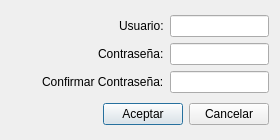
<?xml version="1.0" encoding="UTF-8"?>
<ui version="4.0">
 <class>QRegisterDialog</class>
 <widget class="QDialog" name="QRegisterDialog">
  <property name="geometry">
   <rect>
    <x>0</x>
    <y>0</y>
    <width>280</width>
    <height>140</height>
   </rect>
  </property>
  <property name="minimumSize">
   <size>
    <width>280</width>
    <height>140</height>
   </size>
  </property>
  <property name="maximumSize">
   <size>
    <width>280</width>
    <height>140</height>
   </size>
  </property>
  <property name="windowTitle">
   <string>QtParkingPOS - Registro de Usuario</string>
  </property>
  <layout class="QVBoxLayout" name="verticalLayout_3">
   <item>
    <layout class="QHBoxLayout" name="horizontalLayout_4">
     <item>
      <layout class="QVBoxLayout" name="verticalLayout">
       <item>
        <layout class="QHBoxLayout" name="horizontalLayout">
         <item>
          <spacer name="horizontalSpacer">
           <property name="orientation">
            <enum>Qt::Horizontal</enum>
           </property>
           <property name="sizeHint" stdset="0">
            <size>
             <width>40</width>
             <height>20</height>
            </size>
           </property>
          </spacer>
         </item>
         <item>
          <widget class="QLabel" name="label">
           <property name="text">
            <string>Usuario:</string>
           </property>
          </widget>
         </item>
        </layout>
       </item>
       <item>
        <layout class="QHBoxLayout" name="horizontalLayout_2">
         <item>
          <spacer name="horizontalSpacer_2">
           <property name="orientation">
            <enum>Qt::Horizontal</enum>
           </property>
           <property name="sizeHint" stdset="0">
            <size>
             <width>40</width>
             <height>20</height>
            </size>
           </property>
          </spacer>
         </item>
         <item>
          <widget class="QLabel" name="label_2">
           <property name="text">
            <string>Contraseña:</string>
           </property>
          </widget>
         </item>
        </layout>
       </item>
       <item>
        <layout class="QHBoxLayout" name="horizontalLayout_3">
         <item>
          <spacer name="horizontalSpacer_3">
           <property name="orientation">
            <enum>Qt::Horizontal</enum>
           </property>
           <property name="sizeHint" stdset="0">
            <size>
             <width>40</width>
             <height>20</height>
            </size>
           </property>
          </spacer>
         </item>
         <item>
          <widget class="QLabel" name="label_3">
           <property name="text">
            <string>Confirmar Contraseña:</string>
           </property>
          </widget>
         </item>
        </layout>
       </item>
      </layout>
     </item>
     <item>
      <layout class="QVBoxLayout" name="verticalLayout_2">
       <item>
        <widget class="QLineEdit" name="userLEdit"/>
       </item>
       <item>
        <widget class="QLineEdit" name="passLEdit">
         <property name="maxLength">
          <number>8</number>
         </property>
         <property name="echoMode">
          <enum>QLineEdit::Password</enum>
         </property>
        </widget>
       </item>
       <item>
        <widget class="QLineEdit" name="passConLEdit">
         <property name="maxLength">
          <number>8</number>
         </property>
         <property name="echoMode">
          <enum>QLineEdit::Password</enum>
         </property>
        </widget>
       </item>
      </layout>
     </item>
    </layout>
   </item>
   <item>
    <layout class="QHBoxLayout" name="horizontalLayout_5">
     <item>
      <spacer name="horizontalSpacer_4">
       <property name="orientation">
        <enum>Qt::Horizontal</enum>
       </property>
       <property name="sizeHint" stdset="0">
        <size>
         <width>40</width>
         <height>20</height>
        </size>
       </property>
      </spacer>
     </item>
     <item>
      <widget class="QPushButton" name="aceptarPButton">
       <property name="text">
        <string>Aceptar</string>
       </property>
      </widget>
     </item>
     <item>
      <widget class="QPushButton" name="cancelarPButton">
       <property name="text">
        <string>Cancelar</string>
       </property>
      </widget>
     </item>
    </layout>
   </item>
  </layout>
 </widget>
 <resources/>
 <connections>
  <connection>
   <sender>userLEdit</sender>
   <signal>returnPressed()</signal>
   <receiver>aceptarPButton</receiver>
   <slot>click()</slot>
   <hints>
    <hint type="sourcelabel">
     <x>191</x>
     <y>26</y>
    </hint>
    <hint type="destinationlabel">
     <x>168</x>
     <y>115</y>
    </hint>
   </hints>
  </connection>
  <connection>
   <sender>passLEdit</sender>
   <signal>returnPressed()</signal>
   <receiver>aceptarPButton</receiver>
   <slot>click()</slot>
   <hints>
    <hint type="sourcelabel">
     <x>201</x>
     <y>50</y>
    </hint>
    <hint type="destinationlabel">
     <x>156</x>
     <y>103</y>
    </hint>
   </hints>
  </connection>
  <connection>
   <sender>passConLEdit</sender>
   <signal>returnPressed()</signal>
   <receiver>aceptarPButton</receiver>
   <slot>click()</slot>
   <hints>
    <hint type="sourcelabel">
     <x>205</x>
     <y>79</y>
    </hint>
    <hint type="destinationlabel">
     <x>170</x>
     <y>115</y>
    </hint>
   </hints>
  </connection>
  <connection>
   <sender>cancelarPButton</sender>
   <signal>clicked()</signal>
   <receiver>QRegisterDialog</receiver>
   <slot>close()</slot>
   <hints>
    <hint type="sourcelabel">
     <x>254</x>
     <y>114</y>
    </hint>
    <hint type="destinationlabel">
     <x>50</x>
     <y>96</y>
    </hint>
   </hints>
  </connection>
 </connections>
</ui>
